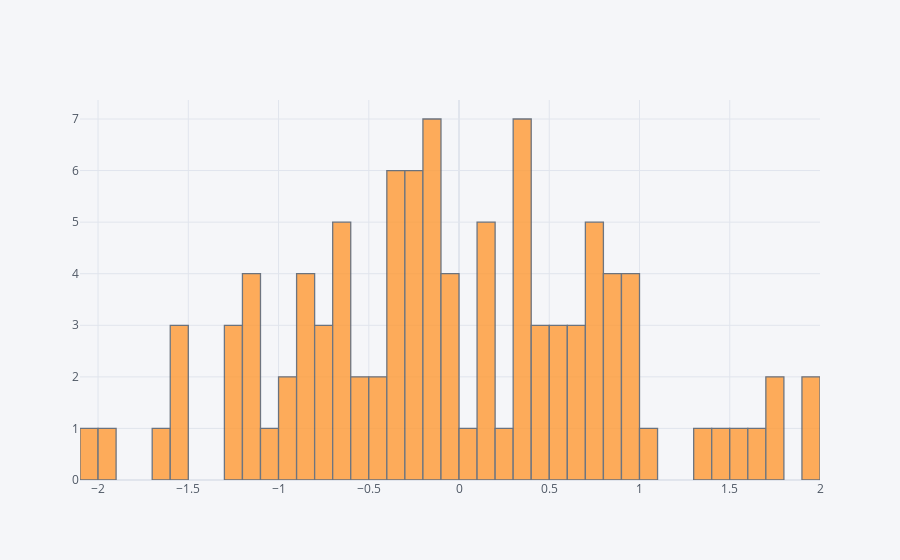

This figure's notebook cell:
### Markdown cell above
## histogram

### Code cell
df['A'].iplot(kind='hist',bins=50)

### Figure 1 — Plotly figure (JSON) as saved in the notebook; plotly's stock layout.template omitted (floating-point values rounded to 4 significant figures)
{"data": [{"histfunc": "count", "histnorm": "", "marker": {"color": "rgba(255, 153, 51, 1.0)", "line": {"color": "#4D5663", "width": 1.3}}, "name": "A", "nbinsx": 50, "opacity": 0.8, "orientation": "v", "type": "histogram", "x": [0.3366, -0.8153, -2.057, -1.954, 0.635, 1.339, -0.1664, 0.8951, 0.3293, -1.523, 0.9186, -0.1077, -0.2443, -0.2062, -0.07496, -1.135, -0.3414, -0.6893, -1.543, -0.374, 0.3318, 0.3695, 0.1591, -0.972, -0.2172, 0.6259, -1.214, -0.6888, -1.197, 1.917, -0.8197, 0.8443, -0.5354, -0.1394, -0.344, 0.5848, -0.2045, -0.4734, 0.1526, 0.1594, -1.571, 0.7302, -0.5281, 0.7842, 1.685, 1.078, -0.6149, 0.1356, -0.788, 0.4795, -0.02441, -0.07437, 0.9468, -0.01467, 1.782, 1.716, 0.153, 0.5527, -0.7347, 0.2565, -0.7714, -0.955, -0.4966, 0.3252, -0.3164, 0.3431, 0.5282, -1.132, -0.2894, -0.6601, -1.014, -1.656, 0.7257, -0.1133, -0.8003, 0.7867, 0.4384, -0.3948, 0.9062, 0.8197, -1.254, -0.2013, -0.1244, 0.04689, 1.534, 1.982, -1.195, 0.6411, 0.8058, 0.3933, -0.6453, 1.476, -0.3594, 0.9481, -0.1893, -0.8482, 0.4932, 0.7869, -1.267, -0.1649]}], "layout": {"barmode": "overlay", "legend": {"bgcolor": "#F5F6F9", "font": {"color": "#4D5663"}}, "paper_bgcolor": "#F5F6F9", "plot_bgcolor": "#F5F6F9", "title": {"font": {"color": "#4D5663"}}, "xaxis": {"gridcolor": "#E1E5ED", "showgrid": true, "tickfont": {"color": "#4D5663"}, "title": {"font": {"color": "#4D5663"}, "text": ""}, "zerolinecolor": "#E1E5ED"}, "yaxis": {"gridcolor": "#E1E5ED", "showgrid": true, "tickfont": {"color": "#4D5663"}, "title": {"font": {"color": "#4D5663"}, "text": ""}, "zerolinecolor": "#E1E5ED"}}}
